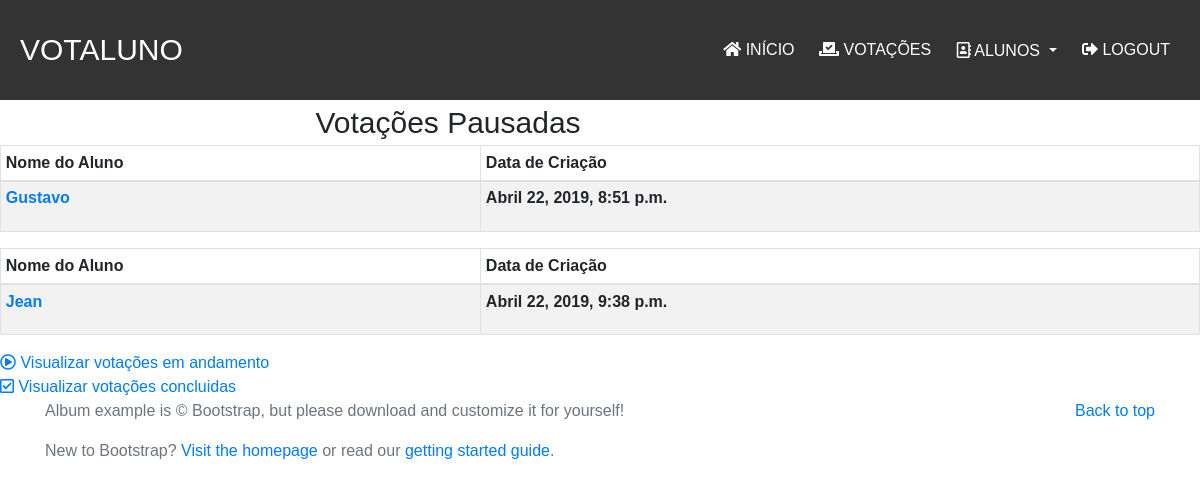
The app's page /pausadas/ (signed in), older data.
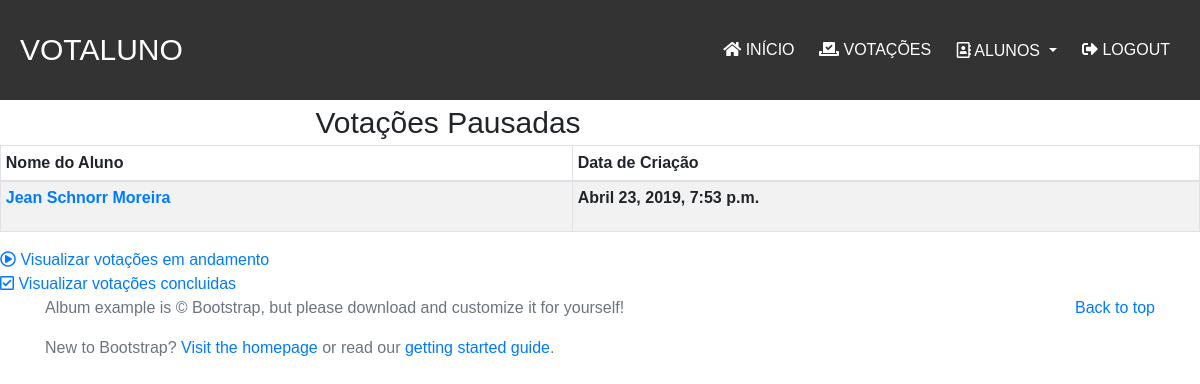
The same page, newer data.
### votacoes/models.py (models this page shows, shortened)
class Votacao(models.Model):
    aluno = models.ForeignKey(Aluno,on_delete=models.CASCADE)
    created_date = models.DateTimeField(default=now, editable=False)
    emAndamento = 1
    pausada = 2
    finalizada = 3
    escolhas =(
        (1,'Em Andamento'),
        (2,'Pausada'),
        (3,'Finalizada')
    )
    estado = models.IntegerField(choices=escolhas, default=2)

class Aluno(models.Model):
    imagemAluno = models.ImageField(upload_to='images/')
    nomeAluno = models.CharField(
        max_length=255,
        null=False,
        blank=False
    )
    cursoAluno = models.CharField(
        max_length=50,
        null=False,
        blank=False
    )
    turmaAluno = models.CharField(
        max_length=1,
        null=False,
        blank=False
    )
    cpfAluno = models.CharField(
        max_length=14,
        null=False,
        blank=False
    )
    serieAluno = models.IntegerField(
        null=False,
        blank=False,
    )

### votacoes/views.py (the view)
# urls.py: path('pausadas/',views.pausadas,name='pausadas'),
@login_required
def pausadas(request):
    context = {}
    votacoesPausadas = Votacao.objects.filter(estado=2)
    context['votacoesPausadas'] = votacoesPausadas
    return render(request,'votacoes/pausadas.html',context)

### votacoes/templates/votacoes/pausadas.html
{% extends 'baseSite.html' %}
{% block content %}
{% if votacoesPausadas %}
    <p class='titulo'>Votações Pausadas</p>
    <ul>
    {% for Votacao in votacoesPausadas %}
        <table id="dtVerticalScrollExample" class="table table-responsive-sm table-striped table-bordered table-sm" cellspacing="0"
        width="90%">
            <thead>
                <th>Nome do Aluno</th>
                <th> Data de Criação</th>
            </thead>
            <tbody>
                <tr>
                    <th>
                        <li><a href="{% url 'exibirAluno' Votacao.aluno.cpfAluno %}">{{ Votacao.aluno.nomeAluno }}</a></li>
                    </th>
                    <th>
                        <p>{{ Votacao.created_date }}</p>
                    </th>
                </tr>
            </tbody>
        </table>
    {% endfor %}
    </ul>
    <a href="{% url 'emAndamento' %}"><i class="far fa-play-circle"></i> Visualizar votações em andamento</a><br>
    <a href="{% url 'concluidas' %}"><i class="far fa-check-square"></i> Visualizar votações concluidas</a>
{% else %}
    <h2>Sem votações pausadas</h2>
    <a href="{% url 'emAndamento' %}"><i class="far fa-play-circle"></i> Visualizar votações em andamento</a><br>
    <a href="{% url 'concluidas' %}"><i class="far fa-check-square"></i> Visualizar votações concluidas</a>
{% endif %}
{% endblock %}

Row changes from the older to the newer data that the page shows:
removed Votacao: aluno.nomeAluno "Gustavo", created_date "Abril 22, 2019, 8:51 p.m."
removed Votacao: aluno.nomeAluno "Jean", created_date "Abril 22, 2019, 9:38 p.m."
added Votacao: aluno.nomeAluno "Jean Schnorr Moreira", created_date "Abril 23, 2019, 7:53 p.m."
